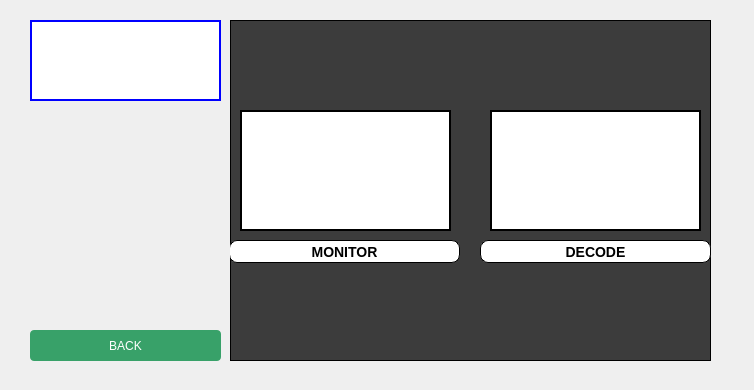
<?xml version="1.0" encoding="UTF-8"?>
<ui version="4.0">
 <class>Tesla</class>
 <widget class="QDialog" name="Tesla">
  <property name="geometry">
   <rect>
    <x>0</x>
    <y>0</y>
    <width>754</width>
    <height>390</height>
   </rect>
  </property>
  <property name="windowTitle">
   <string>Dialog</string>
  </property>
  <widget class="QFrame" name="frame">
   <property name="geometry">
    <rect>
     <x>230</x>
     <y>20</y>
     <width>481</width>
     <height>341</height>
    </rect>
   </property>
   <property name="styleSheet">
    <string notr="true">border: 1px solid black;
background-color: rgb(60, 60, 60);</string>
   </property>
   <property name="frameShape">
    <enum>QFrame::Shape::StyledPanel</enum>
   </property>
   <property name="frameShadow">
    <enum>QFrame::Shadow::Raised</enum>
   </property>
   <widget class="QPushButton" name="pushButton_6">
    <property name="geometry">
     <rect>
      <x>250</x>
      <y>220</y>
      <width>231</width>
      <height>23</height>
     </rect>
    </property>
    <property name="styleSheet">
     <string notr="true">

QPushButton {
	font-family: 'Roboto', sans-serif;
    font-size: 14px;
    font-weight: 500;
    border-radius: 8px;
    color: rgb(0, 0, 0);
    border: 1px solid black;
	background-color: rgb(255, 255, 255);
    
}

</string>
    </property>
    <property name="text">
     <string>DECODE</string>
    </property>
   </widget>
   <widget class="QPushButton" name="pushButtonMonitor">
    <property name="geometry">
     <rect>
      <x>-1</x>
      <y>220</y>
      <width>231</width>
      <height>23</height>
     </rect>
    </property>
    <property name="styleSheet">
     <string notr="true">

QPushButton {
	font-family: 'Roboto', sans-serif;
    font-size: 14px;
    font-weight: 500;
    border-radius: 8px;
    color: rgb(0, 0, 0);
    border: 1px solid black;
	background-color: rgb(255, 255, 255);
    
}

</string>
    </property>
    <property name="text">
     <string>MONITOR</string>
    </property>
   </widget>
   <widget class="QLabel" name="label_2">
    <property name="geometry">
     <rect>
      <x>10</x>
      <y>90</y>
      <width>211</width>
      <height>121</height>
     </rect>
    </property>
    <property name="styleSheet">
     <string notr="true">image: url(:/Assets/minotor_imager.png);
border: 2px solid black;
background-color: rgb(255, 255, 255);</string>
    </property>
    <property name="text">
     <string/>
    </property>
   </widget>
   <widget class="QLabel" name="label">
    <property name="geometry">
     <rect>
      <x>260</x>
      <y>90</y>
      <width>211</width>
      <height>121</height>
     </rect>
    </property>
    <property name="styleSheet">
     <string notr="true">image: url(:/Assets/decode.jpg);
background-color: rgb(255, 255, 255);
border: 2px solid black;</string>
    </property>
    <property name="text">
     <string/>
    </property>
   </widget>
  </widget>
  <widget class="QLabel" name="label_5">
   <property name="geometry">
    <rect>
     <x>30</x>
     <y>20</y>
     <width>191</width>
     <height>81</height>
    </rect>
   </property>
   <property name="styleSheet">
    <string notr="true">image: url(:/Car_logos/tesla_logo_icon_96px.png);
border: 2px solid blue;
background-color: rgb(255, 255, 255);</string>
   </property>
   <property name="text">
    <string/>
   </property>
  </widget>
  <widget class="QPushButton" name="buttonHome">
   <property name="geometry">
    <rect>
     <x>30</x>
     <y>330</y>
     <width>191</width>
     <height>31</height>
    </rect>
   </property>
   <property name="styleSheet">
    <string notr="true">background-color: #38A169; color: white;
border-radius: 4px;</string>
   </property>
   <property name="text">
    <string>BACK</string>
   </property>
  </widget>
  <widget class="QLabel" name="label_6">
   <property name="geometry">
    <rect>
     <x>30</x>
     <y>110</y>
     <width>191</width>
     <height>211</height>
    </rect>
   </property>
   <property name="styleSheet">
    <string notr="true">image: url(:/Assets/backGroImage.jpg);</string>
   </property>
   <property name="text">
    <string/>
   </property>
  </widget>
 </widget>
 <resources/>
 <connections/>
</ui>
